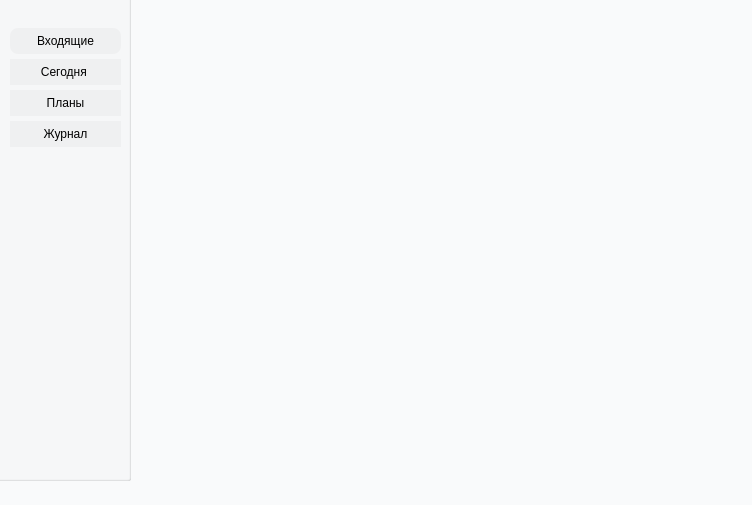
<?xml version="1.0" encoding="UTF-8"?>
<ui version="4.0">
 <class>MainWindow</class>
 <widget class="QMainWindow" name="MainWindow">
  <property name="geometry">
   <rect>
    <x>0</x>
    <y>0</y>
    <width>752</width>
    <height>505</height>
   </rect>
  </property>
  <property name="windowTitle">
   <string>MainWindow</string>
  </property>
  <property name="styleSheet">
   <string notr="true">background-color: rgb(249, 250, 251)</string>
  </property>
  <widget class="QWidget" name="centralwidget">
   <widget class="QWidget" name="verticalLayoutWidget">
    <property name="geometry">
     <rect>
      <x>140</x>
      <y>0</y>
      <width>601</width>
      <height>471</height>
     </rect>
    </property>
    <layout class="QVBoxLayout" name="verticalLayout"/>
   </widget>
   <widget class="QGroupBox" name="groupBox">
    <property name="geometry">
     <rect>
      <x>-10</x>
      <y>-30</y>
      <width>141</width>
      <height>511</height>
     </rect>
    </property>
    <property name="styleSheet">
     <string notr="true">background-color: rgb(249, 250, 251);</string>
    </property>
    <property name="title">
     <string/>
    </property>
    <widget class="QPushButton" name="today_btn">
     <property name="geometry">
      <rect>
       <x>20</x>
       <y>89</y>
       <width>111</width>
       <height>26</height>
      </rect>
     </property>
     <property name="styleSheet">
      <string notr="true">background-color: rgb(239, 240, 241);
border:none;
padding:5px;</string>
     </property>
     <property name="text">
      <string>Сегодня </string>
     </property>
    </widget>
    <widget class="QPushButton" name="logbook_btn">
     <property name="geometry">
      <rect>
       <x>20</x>
       <y>151</y>
       <width>111</width>
       <height>26</height>
      </rect>
     </property>
     <property name="styleSheet">
      <string notr="true">background-color: rgb(239, 240, 241);
border:none;
padding:5px;</string>
     </property>
     <property name="text">
      <string>Журнал</string>
     </property>
    </widget>
    <widget class="QPushButton" name="inbox_btn">
     <property name="geometry">
      <rect>
       <x>20</x>
       <y>58</y>
       <width>111</width>
       <height>26</height>
      </rect>
     </property>
     <property name="styleSheet">
      <string notr="true">background-color: rgb(239, 240, 241);
border:none;
padding:5px;
border-radius: 8px;</string>
     </property>
     <property name="text">
      <string>Входящие</string>
     </property>
     <property name="icon">
      <iconset>
       <normaloff>icons/inbox.png</normaloff>icons/inbox.png</iconset>
     </property>
    </widget>
    <widget class="QPushButton" name="plans_btn">
     <property name="geometry">
      <rect>
       <x>20</x>
       <y>120</y>
       <width>111</width>
       <height>26</height>
      </rect>
     </property>
     <property name="styleSheet">
      <string notr="true">background-color: rgb(239, 240, 241);
border:none;
padding:5px;</string>
     </property>
     <property name="text">
      <string>Планы</string>
     </property>
    </widget>
   </widget>
  </widget>
  <widget class="QMenuBar" name="menubar">
   <property name="geometry">
    <rect>
     <x>0</x>
     <y>0</y>
     <width>752</width>
     <height>22</height>
    </rect>
   </property>
  </widget>
 </widget>
 <resources/>
 <connections/>
</ui>
